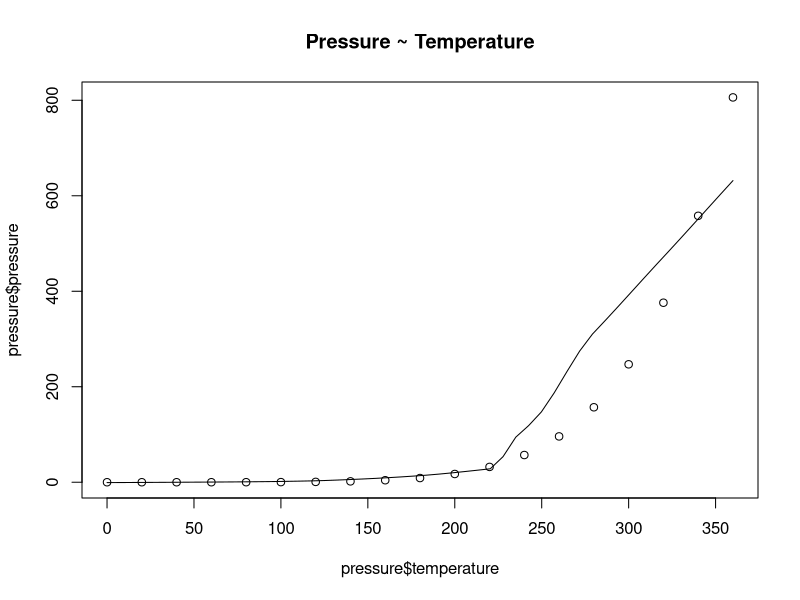
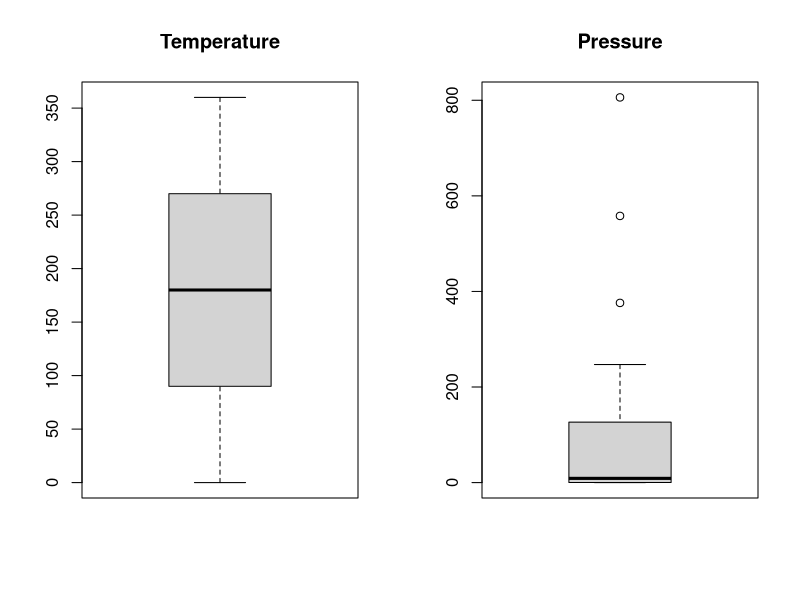
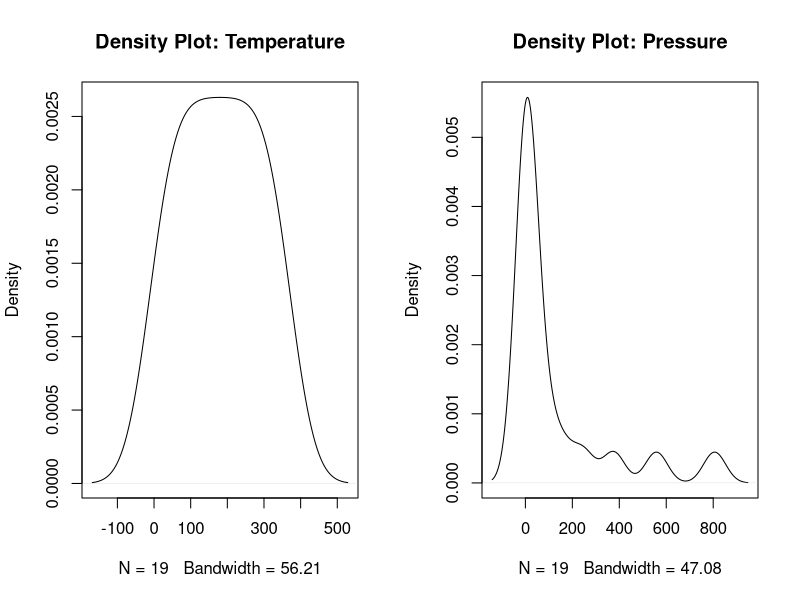
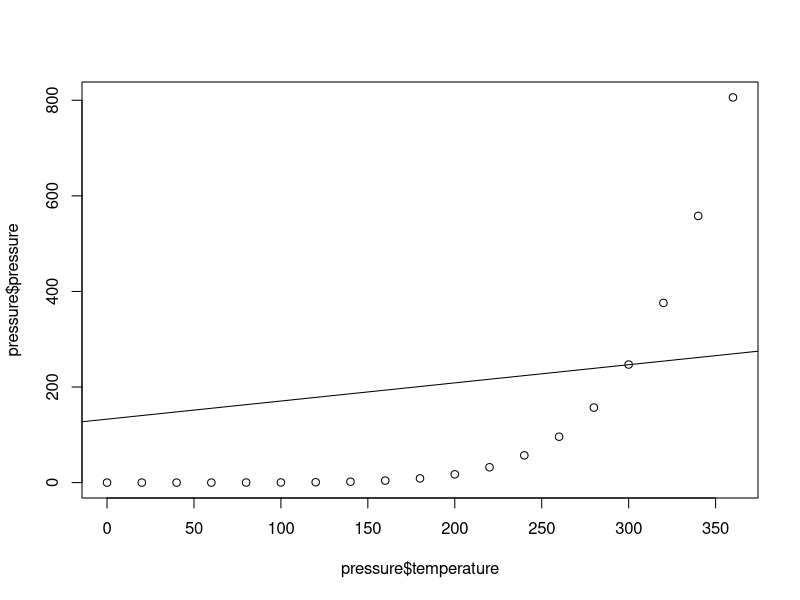
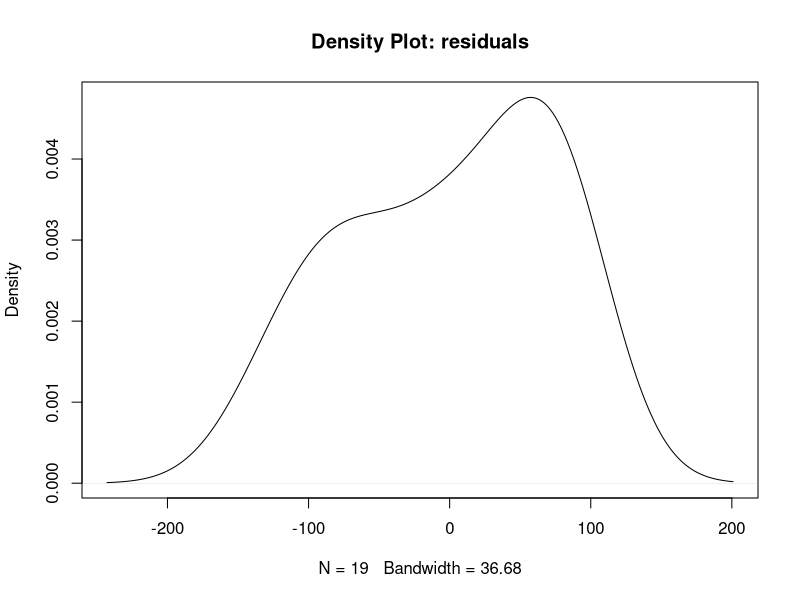
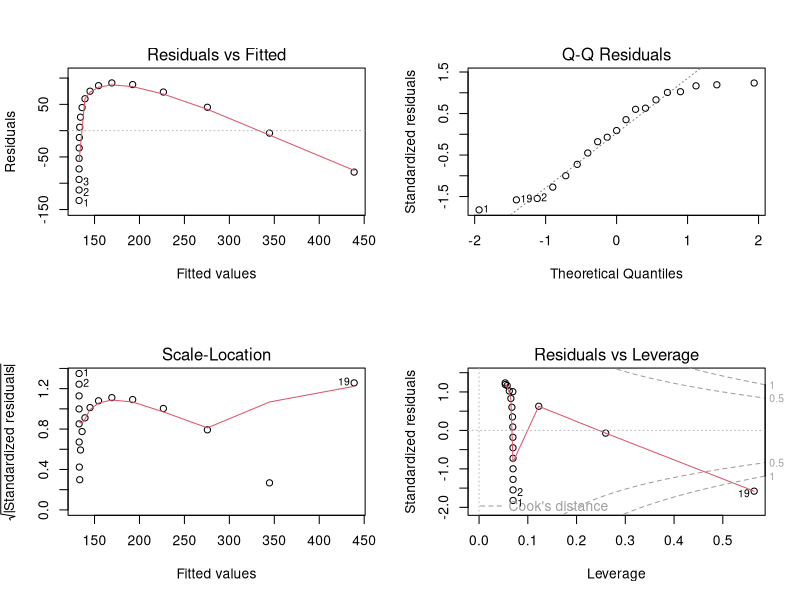

Reproduce these figures in R, in order.
#Q1 a)
#Checking the correlation between the variables
cor(pressure$temperature, pressure$pressure)
#Q1 b)
#Creating a scatter plot of the data that shows both the points and a smoothed line of the points
scatter.smooth(x=pressure$temperature, y=pressure$pressure, main="Pressure ~ Temperature")  # scatterplot
#Q1 c)
#Creating side-by-side box-plots of each variable
par(mfrow=c(1, 2))  # divide graph area in 2 columns
boxplot(pressure$temperature, main="Temperature") # box plot for 'temperature'
boxplot.stats(pressure$temperature)$out # display outliers
boxplot(pressure$pressure, main="Pressure")  # box plot for 'pressure'
boxplot.stats(pressure$pressure)$out # display outliers
#Q1 d)
#Creating side-by-side graphs of the densities of the variables
plot(density(pressure$temperature), main="Density Plot: Temperature")  # density plot for 'temperature'
plot(density(pressure$pressure), main="Density Plot: Pressure")  # density plot for 'pressure'
#Q2 a)
#Fit a simple linear model that predicts pressure from temperature
pressure.lm <- lm(temperature ~ pressure, data=pressure)  # build linear regression model on full data
summary(pressure.lm)  #inspect the results
#Q2 b)
#Visualize the resulting regression line on a scatterplot of the data
par(mfrow=c(1, 1))  # back to 1 plot
plot(pressure$temperature, pressure$pressure)
abline(pressure.lm)
#Q2 c)
#Plot the residuals density
pressure.res <- resid(pressure.lm)
print(mean(pressure.res))
plot(density(pressure.res), main="Density Plot: residuals") 
#Q2 d)
#Use the plot function to generate the 4 graphs
par(mfrow=c(2,2)) # 2x2 grid of plots
plot(pressure.lm)